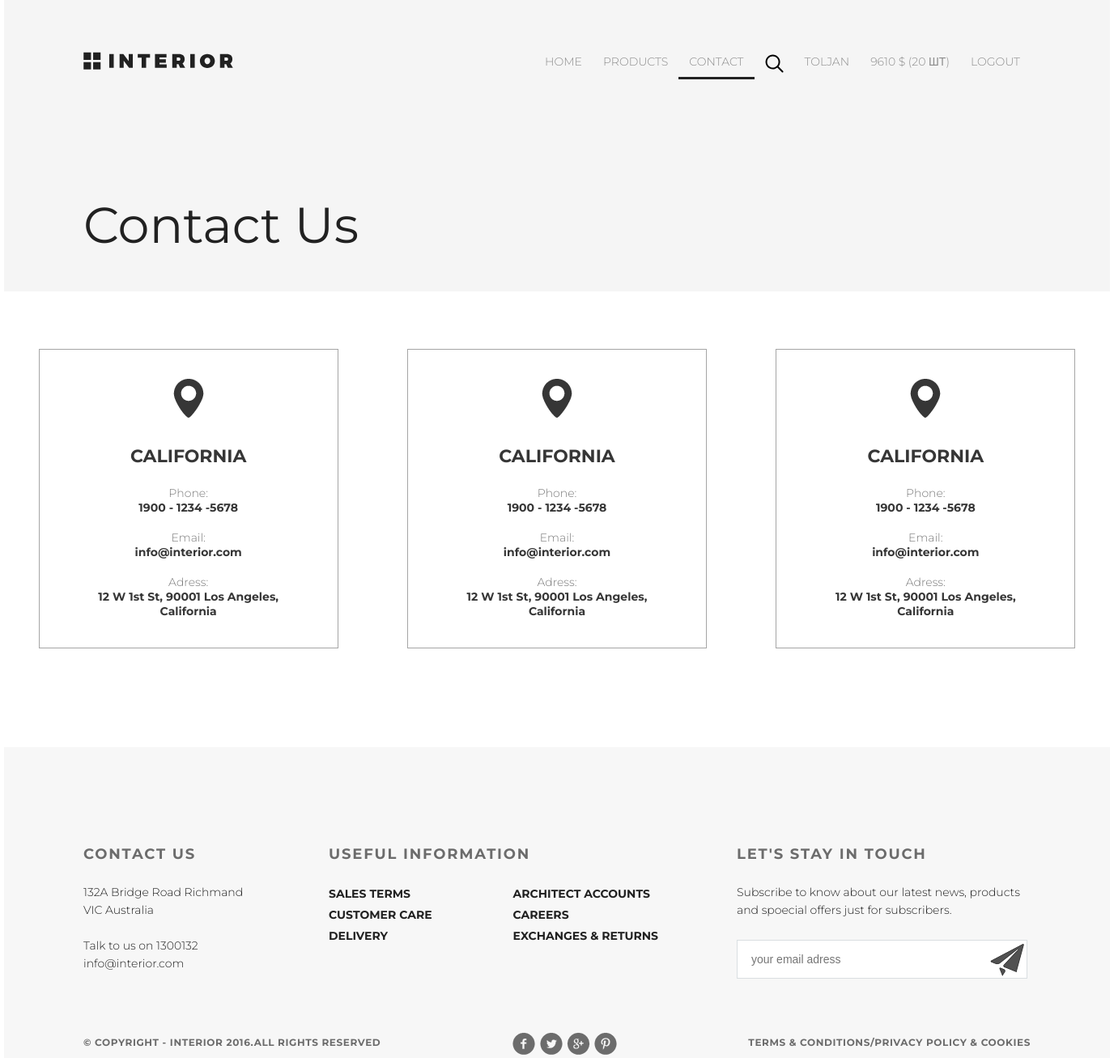
/contacts/ (signed in), run on the app's committed database.
### authapp/models.py (models this page shows)
class ShopUser(AbstractUser):
    avatar = models.ImageField(upload_to='users_avatars', blank=True)
    age = models.PositiveIntegerField(verbose_name = 'age')

### basketapp/models.py (models this page shows, shortened)
class Basket(models.Model):
    user = models.ForeignKey(settings.AUTH_USER_MODEL, on_delete=models.CASCADE, related_name='basket')
    product = models.ForeignKey(Product, on_delete=models.CASCADE)
    quantity = models.PositiveIntegerField(verbose_name='quantity', default=1)
    add_datetime = models.DateTimeField(verbose_name='time', auto_now_add=True)
    @property
    def product_cost(self):
        return self.product.price * self.quantity
    @property
    def total_quantity(self):
        _items = Basket.objects.filter(user=self.user)
        _totalquantity = sum(list(map(lambda x: x.quantity, _items)))
        return _totalquantity
    @property
    def total_cost(self):
        _items = Basket.objects.filter(user=self.user)
        _totalcost = sum(list(map(lambda x: x.product_cost, _items)))
        return _totalcost

### mainapp/models.py (models this page shows, shortened)
class Product(models.Model):
    category = models.ForeignKey(ProductCategory, on_delete=models.CASCADE)
    name = models.CharField(verbose_name='имя продукта', max_length=128)
    image = models.ImageField(upload_to='products_images', blank=True)
    short_desc = models.CharField(verbose_name='краткое описание продукта', max_length=60, blank=True)
    description = models.TextField(verbose_name='описание продукта', blank=True)
    price = models.DecimalField(verbose_name='цена продукта', max_digits=8, decimal_places=2, default=0)
    quantity = models.PositiveIntegerField(verbose_name='количество на складе', default=0)

### mainapp/views.py (the view)
# urls.py: url(r'^contacts/', mainapp.contacts, name='contacts'),
def contacts(request):
    basket = get_basket(request.user)
    context = {
        'basket': basket,
    }
    return render(request, 'mainapp/contacts.html', context)

### mainapp/views.py (called while the page is built)
def get_basket(user):
    if user.is_authenticated:
        return Basket.objects.filter(user=user)
    else:
        return []

### mainapp/templates/mainapp/contacts.html (shortened to what this page needs)
{% extends 'mainapp/base.html' %}
{% block content %}
    <div class="wrapper">
        <div class="top">
            <div class="container">
                <div class="product_range padding-site">
                    <div class="header ">
                        <a class="logo" href="/"><img src="/static/img/logo.svg" alt="logo"></a>
                        {% include 'mainapp/includes/inc_menu.html' %}
                    </div>
                    <span class="header_text">Contact Us</span>
                </div>
                <div class="contact_box">
                    <a href="#" class="contact_details">
                        <img src="/static/img/cursor.png" alt="cursor">
                        <h3 class="contact_details_h3">California</h3>
                        <p class="phone">Phone:</p>
                        <p class="info">1900 - 1234 -5678</p><br>
                        <p class="phone">Email:</p>
                        <p class="info">info@interior.com</p><br>
                        <p class="phone">Adress:</p>
                        <p class="info">12 W 1st St, 90001 Los Angeles, California</p>
                    </a>
                    <a href="#" class="contact_details">
                        <img src="/static/img/cursor.png" alt="cursor">
                        <h3 class="contact_details_h3">California</h3>
                        <p class="phone">Phone:</p>
                        <p class="info">1900 - 1234 -5678</p><br>
                        <p class="phone">Email:</p>
                        <p class="info">info@interior.com</p><br>
                        <p class="phone">Adress:</p>
                        <p class="info">12 W 1st St, 90001 Los Angeles, California</p>
                    </a>
                    <a href="#" class="contact_details">
                        <img src="/static/img/cursor.png" alt="cursor">
                        <h3 class="contact_details_h3">California</h3>
                        <p class="phone">Phone:</p>
                        <p class="info">1900 - 1234 -5678</p><br>
                        <p class="phone">Email:</p>
                        <p class="info">info@interior.com</p><br>
                        <p class="phone">Adress:</p>
                        <p class="info">12 W 1st St, 90001 Los Angeles, California</p>
                    </a>
                </div>
            </div>
        </div>
        <div class="container">
            <div class="footer padding-site">
                <div class="footer-top">
                    <div class="contact">
                        <h3 class="footer-h3">CONTACT US</h3>
                        <p class="contact-p">132A Bridge Road Richmand VIC Australia<br> <br>Talk to us on 1300132
                            info@interior.com</p>
                    </div>
                    <div class="useful">
                        <h3 class="footer-h3">USEFUL INFORMATION</h3>
                        <div class="mini-menu">
                            <div class="menu-mini right-margin">
                                <a href="#">SALES TERMS</a>
                                <a href="#">CUSTOMER CARE</a>
                                <a href="#">DELIVERY</a>
                            </div>
                            <div class="menu-mini">
                                <a href="#">ARCHITECT ACCOUNTS</a>
                                <a href="#">CAREERS</a>
                                <a href="#">EXCHANGES & RETURNS</a>
                            </div>
                        </div>
                    </div>
                    <div class="touch">
                        <h3 class="footer-h3">LET'S STAY IN TOUCH</h3>
                        <p class="contact-p">Subscribe to know about our latest news, products and spoecial offers just
                            for subscribers.</p>
                        <form class="email-form" action="#">
                            <input class="contact-email" type="text" placeholder="your email adress">
                            <input class="email-button" type="submit" value="">
                        </form>
                    </div>
                </div>
                <div class="footer-bottom">
                    <div class="copyright">
                        <p>&copy; COPYRIGHT - INTERIOR 2016.ALL RIGHTS RESERVED</p>
                    </div>
                    <div class="s-links">
                        <a href="#"><img src="/static/img/social-links.png" alt="links"></a>
                    </div>
                    <div class="terms">
                        <a href="#">TERMS & CONDITIONS/PRIVACY POLICY & COOKIES</a>
                    </div>
                </div>
            </div>
        </div>
    </div>
{% endblock %}

### mainapp/templates/mainapp/includes/inc_menu.html (shortened to what this page needs)
{% load static %}
<ul class="menu">
    <li><a class="" href="{% url 'index' %}">HOME</a></li>
    <li><a class="" href="{% url 'products:index' %}">PRODUCTS</a></li>
    <li><a class="{% if request.resolver_match.url_name == 'contacts' %}
                        active
                      {% endif %}" href="{% url 'contacts' %}">CONTACT</a></li>
    <li><a href="#"><img src="{% static '/img/search.svg' %}" alt="search"></a></li>
    {% if user.is_authenticated %}
        <li>
            <a href="{% url 'auth:edit' %}">
                {{ user.username|title }}
            </a>
        </li>
        <li>
            <a href="{% url 'basket:view' %}" class="basket">
    <span>
    {% if basket %}
        {{ basket.0.total_cost|floatformat:0 }} $
        ({{ basket.0.total_quantity }} шт)
    {% endif %}
    </span>
            </a>
        </li>
    {% endif %}
    {% if user.is_authenticated %}
        <li><a href="{% url 'auth:logout' %}">logout</a></li>
    {% else %}
        <li><a href="{% url 'auth:login' %}">login</a></li>
        <li><a href="{% url 'auth:register' %}">registration</a></li>
    {% endif %}
</ul>

### static/css/style.css (style rules this page uses)
* { margin: 0; padding: 0; }
body { font-family: 'Montserrat', sans-serif; }
html, body { height: 100%; }
.wrapper { min-height: 100%; display: flex; flex-direction: column; }
.top { flex-grow: 1; }
.container { width: 1366px; margin: 0 auto; }
.header { display: flex; justify-content: space-between; }
.menu { display: flex; list-style-type: none; margin-top: 57px; }
.padding-site { padding-left: 98px; padding-right: 98px; }
.logo { margin-top: 64px; }
.menu a { padding: 10px 13px; display: block; color: #8c8c8c; font-size: 14px; font-weight: 300; text-transform: uppercase; text-decoration: none; }
.active { color: #212121; font-weight: 700; border-bottom: 3px solid #212121; }
.footer { background-color: #f7f7f7; height: 264px; padding-top: 120px; display: flex; flex-direction: column; justify-content: space-between; }
.footer-top { display: flex; justify-content: space-between; margin-bottom: 60px; }
.footer-bottom { display: flex; justify-content: space-between; }
.touch { width: 363px; }
.useful { width: 422px; }
.right-margin { margin-right: 100px; }
.contact { width: 221px; }
.mini-menu { display: flex; }
.menu-mini { display: flex; flex-direction: column; }
.menu-mini a { color: #212121; font-size: 14px; font-weight: 700; line-height: 26px; text-transform: uppercase; letter-spacing: 0.0px; text-decoration: none; }
.footer-h3 { color: #6c6c6c; font-size: 18px; font-weight: 700; line-height: 24px; text-transform: uppercase; letter-spacing: 1.8px; margin-bottom: 24px; }
.contact-p { color: #212121; font-size: 14px; font-weight: 300; line-height: 22px; }
.copyright { color: #6c6c6c; font-size: 12px; font-weight: 700; line-height: 26px; text-transform: uppercase; letter-spacing: 0.6px; }
.terms a { color: #6c6c6c; font-size: 12px; font-weight: 700; line-height: 26px; text-transform: uppercase; letter-spacing: 0.6px; text-decoration: none; }
.email-button { position: absolute; background: url('/static/img/plane2.png') no-repeat; height: 44px; width: 44px; border: none; bottom: 2px; right: 7px; }
.contact-email { border-width: 1px; border-color: #d9dee1; border-style: solid; background-color: #ffffff; width: 340px; height: 46px; color: #6c6c6c; font-size: 14px; font-weight: 300; line-height: 22px; text-align: left; padding-left: 17px; }
.email-form { display: block; position: relative; margin-top: 26px; }
.product_range { height: 360px; background-color: #f5f5f5; }
.header_text { color: #212121; font-size: 62px; font-weight: 400; margin-bottom: 44px; }
.product_range { display: flex; flex-direction: column; justify-content: space-between; }
.contact_box { display: flex; justify-content: space-around; margin-bottom: 122px; margin-top: 71px; }
.contact_details { width: 370px; height: 370px; border: 1px solid #9c9c9c; background-color: #ffffff; opacity: 0.9; box-sizing: border-box; padding: 49px; text-decoration: none; display: flex; flex-direction: column; align-items: center; justify-content: center; }
.contact_details_h3 { color: #212121; font-size: 22px; font-weight: 700; text-transform: uppercase; margin-bottom: 23px; margin-top: 34px; }
.phone { color: #6c6c6c; font-weight: 300; font-size: 14px; text-align: center; }
.info { font-size: 14px; color: #212121; font-weight: 700; text-align: center; }

### data on the page
ShopUser: username "TOLJAN"
Basket: user+product+quantity "9610", user+quantity "20"
